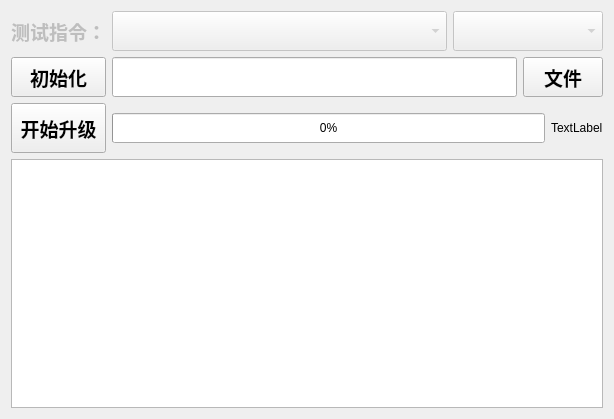
<?xml version="1.0" encoding="UTF-8"?>
<ui version="4.0">
 <class>OnlineBurnForm</class>
 <widget class="QWidget" name="OnlineBurnForm">
  <property name="geometry">
   <rect>
    <x>0</x>
    <y>0</y>
    <width>614</width>
    <height>419</height>
   </rect>
  </property>
  <property name="windowTitle">
   <string>Form</string>
  </property>
  <layout class="QVBoxLayout" name="verticalLayout">
   <item>
    <layout class="QGridLayout" name="gridLayout">
     <item row="0" column="0">
      <widget class="QLabel" name="label_2">
       <property name="enabled">
        <bool>false</bool>
       </property>
       <property name="sizePolicy">
        <sizepolicy hsizetype="Preferred" vsizetype="Preferred">
         <horstretch>0</horstretch>
         <verstretch>0</verstretch>
        </sizepolicy>
       </property>
       <property name="minimumSize">
        <size>
         <width>0</width>
         <height>40</height>
        </size>
       </property>
       <property name="font">
        <font>
         <pointsize>14</pointsize>
         <weight>75</weight>
         <bold>true</bold>
        </font>
       </property>
       <property name="text">
        <string>测试指令：</string>
       </property>
       <property name="alignment">
        <set>Qt::AlignCenter</set>
       </property>
      </widget>
     </item>
     <item row="0" column="1">
      <layout class="QHBoxLayout" name="horizontalLayout">
       <item>
        <widget class="QComboBox" name="cBoxcansend">
         <property name="enabled">
          <bool>false</bool>
         </property>
         <property name="sizePolicy">
          <sizepolicy hsizetype="Expanding" vsizetype="Preferred">
           <horstretch>0</horstretch>
           <verstretch>0</verstretch>
          </sizepolicy>
         </property>
         <property name="minimumSize">
          <size>
           <width>200</width>
           <height>0</height>
          </size>
         </property>
        </widget>
       </item>
       <item>
        <widget class="QComboBox" name="cBoxCanSendDiscrib">
         <property name="enabled">
          <bool>false</bool>
         </property>
         <property name="sizePolicy">
          <sizepolicy hsizetype="Preferred" vsizetype="Preferred">
           <horstretch>0</horstretch>
           <verstretch>0</verstretch>
          </sizepolicy>
         </property>
         <property name="minimumSize">
          <size>
           <width>150</width>
           <height>0</height>
          </size>
         </property>
        </widget>
       </item>
      </layout>
     </item>
     <item row="1" column="0">
      <widget class="QPushButton" name="pushButton">
       <property name="sizePolicy">
        <sizepolicy hsizetype="Minimum" vsizetype="Preferred">
         <horstretch>0</horstretch>
         <verstretch>0</verstretch>
        </sizepolicy>
       </property>
       <property name="minimumSize">
        <size>
         <width>80</width>
         <height>40</height>
        </size>
       </property>
       <property name="font">
        <font>
         <pointsize>14</pointsize>
         <weight>75</weight>
         <bold>true</bold>
        </font>
       </property>
       <property name="text">
        <string>初始化</string>
       </property>
      </widget>
     </item>
     <item row="1" column="1">
      <layout class="QHBoxLayout" name="horizontalLayout_2">
       <item>
        <widget class="QLineEdit" name="lineEditChooseFile">
         <property name="sizePolicy">
          <sizepolicy hsizetype="Expanding" vsizetype="Preferred">
           <horstretch>0</horstretch>
           <verstretch>0</verstretch>
          </sizepolicy>
         </property>
         <property name="whatsThis">
          <string>请选择待更新固件</string>
         </property>
        </widget>
       </item>
       <item>
        <widget class="QToolButton" name="toolButton">
         <property name="sizePolicy">
          <sizepolicy hsizetype="Fixed" vsizetype="Preferred">
           <horstretch>0</horstretch>
           <verstretch>0</verstretch>
          </sizepolicy>
         </property>
         <property name="minimumSize">
          <size>
           <width>80</width>
           <height>0</height>
          </size>
         </property>
         <property name="maximumSize">
          <size>
           <width>50</width>
           <height>16777215</height>
          </size>
         </property>
         <property name="font">
          <font>
           <pointsize>14</pointsize>
           <weight>75</weight>
           <bold>true</bold>
          </font>
         </property>
         <property name="text">
          <string>文件</string>
         </property>
        </widget>
       </item>
      </layout>
     </item>
     <item row="2" column="0">
      <widget class="QPushButton" name="pushButton_update">
       <property name="sizePolicy">
        <sizepolicy hsizetype="Minimum" vsizetype="Preferred">
         <horstretch>0</horstretch>
         <verstretch>0</verstretch>
        </sizepolicy>
       </property>
       <property name="minimumSize">
        <size>
         <width>80</width>
         <height>40</height>
        </size>
       </property>
       <property name="font">
        <font>
         <pointsize>14</pointsize>
         <weight>75</weight>
         <bold>true</bold>
        </font>
       </property>
       <property name="text">
        <string>开始升级</string>
       </property>
      </widget>
     </item>
     <item row="2" column="1">
      <layout class="QHBoxLayout" name="horizontalLayout_3">
       <item>
        <widget class="QProgressBar" name="progressBar">
         <property name="sizePolicy">
          <sizepolicy hsizetype="Expanding" vsizetype="Fixed">
           <horstretch>0</horstretch>
           <verstretch>0</verstretch>
          </sizepolicy>
         </property>
         <property name="minimumSize">
          <size>
           <width>0</width>
           <height>30</height>
          </size>
         </property>
         <property name="value">
          <number>0</number>
         </property>
        </widget>
       </item>
       <item>
        <widget class="QLabel" name="label_state">
         <property name="minimumSize">
          <size>
           <width>0</width>
           <height>50</height>
          </size>
         </property>
         <property name="text">
          <string>TextLabel</string>
         </property>
        </widget>
       </item>
      </layout>
     </item>
    </layout>
   </item>
   <item>
    <widget class="QTextBrowser" name="textBrowser_Debug">
     <property name="sizePolicy">
      <sizepolicy hsizetype="Expanding" vsizetype="Expanding">
       <horstretch>0</horstretch>
       <verstretch>0</verstretch>
      </sizepolicy>
     </property>
     <property name="html">
      <string>&lt;!DOCTYPE HTML PUBLIC &quot;-//W3C//DTD HTML 4.0//EN&quot; &quot;http://www.w3.org/TR/REC-html40/strict.dtd&quot;&gt;
&lt;html&gt;&lt;head&gt;&lt;meta name=&quot;qrichtext&quot; content=&quot;1&quot; /&gt;&lt;style type=&quot;text/css&quot;&gt;
p, li { white-space: pre-wrap; }
&lt;/style&gt;&lt;/head&gt;&lt;body style=&quot; font-family:'SimSun'; font-size:9pt; font-weight:400; font-style:normal;&quot;&gt;
&lt;p style=&quot;-qt-paragraph-type:empty; margin-top:0px; margin-bottom:0px; margin-left:0px; margin-right:0px; -qt-block-indent:0; text-indent:0px; font-family:'SimSun';&quot;&gt;&lt;br /&gt;&lt;/p&gt;&lt;/body&gt;&lt;/html&gt;</string>
     </property>
    </widget>
   </item>
  </layout>
 </widget>
 <resources/>
 <connections/>
</ui>
